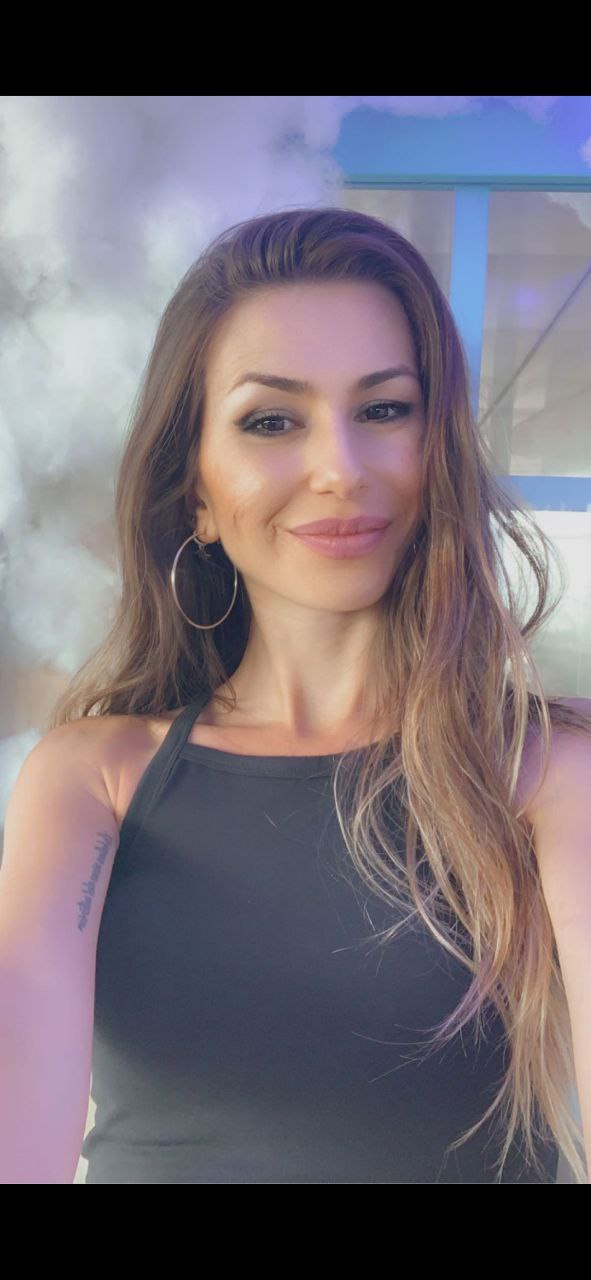
#> input picture resim.jpeg, 591 x 1280 px
$ python main.py
#> lines starting #> are read from the running program, lines starting #| are printed output that depends on the picture
import numpy as np
import imageio.v3 as iio
import scipy.ndimage
# Resim dosyasının adı
img = 'resim.jpeg'
# Renkli görüntüyü siyah-beyaza dönüştüren fonksiyon
def rgb2gray(rgb):
    return np.dot(rgb[..., :3], [0.2989, 0.5879, 0.1140])
# "Dodge" efektini uygulayan fonksiyon
def dodge(front, back):
    result = np.zeros_like(front)
    mask = back == 255
    result[mask] = 255
    ratio = np.clip(front / (255 - back + 0.1), 0, 1)
    result[~mask] = (ratio[~mask] * 255).astype(np.uint8)
    return result
# Resmi yükleme
ss = iio.imread(img)
#> ss is the input picture: shape (1280, 591, 3); mean R, G, B 115.2, 106.7, 114.5
# Renkli görüntüyü siyah-beyaza dönüştürme
gray = rgb2gray(ss)
#> in rgb2gray, `return np.dot(rgb[..., :3], [0.2989, 0.5879, 0.1140])`:
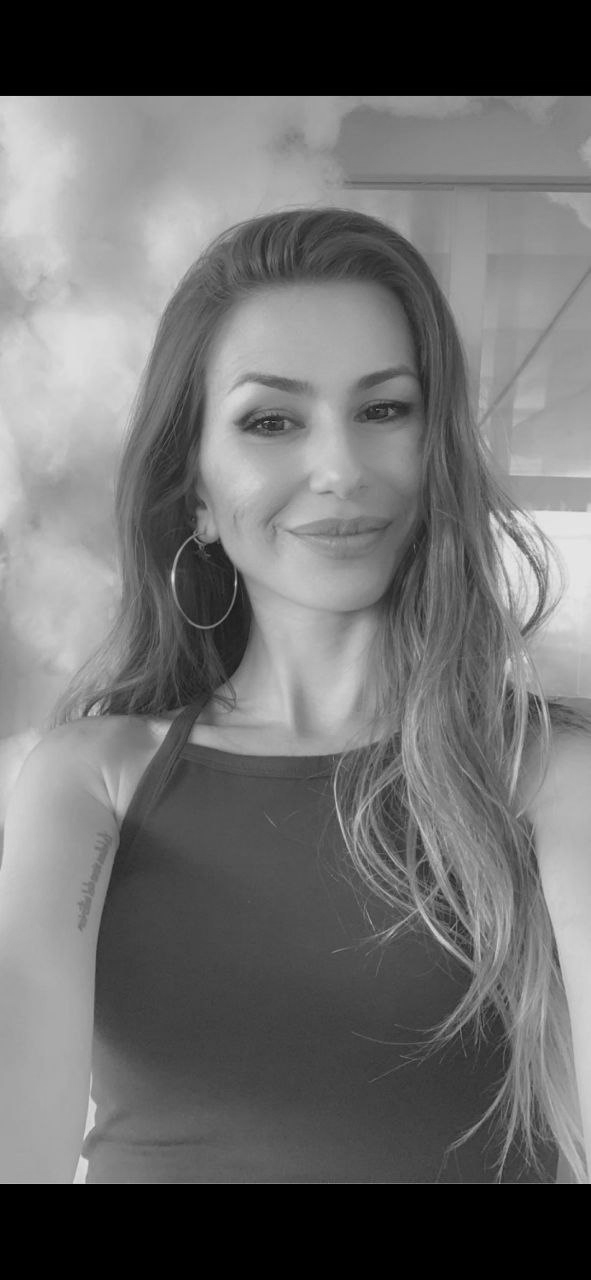
#> returned value: shape (1280, 591) float64; min 0, max 241.3, mean 110.2
# Tersleme işlemi
i = 255 - gray
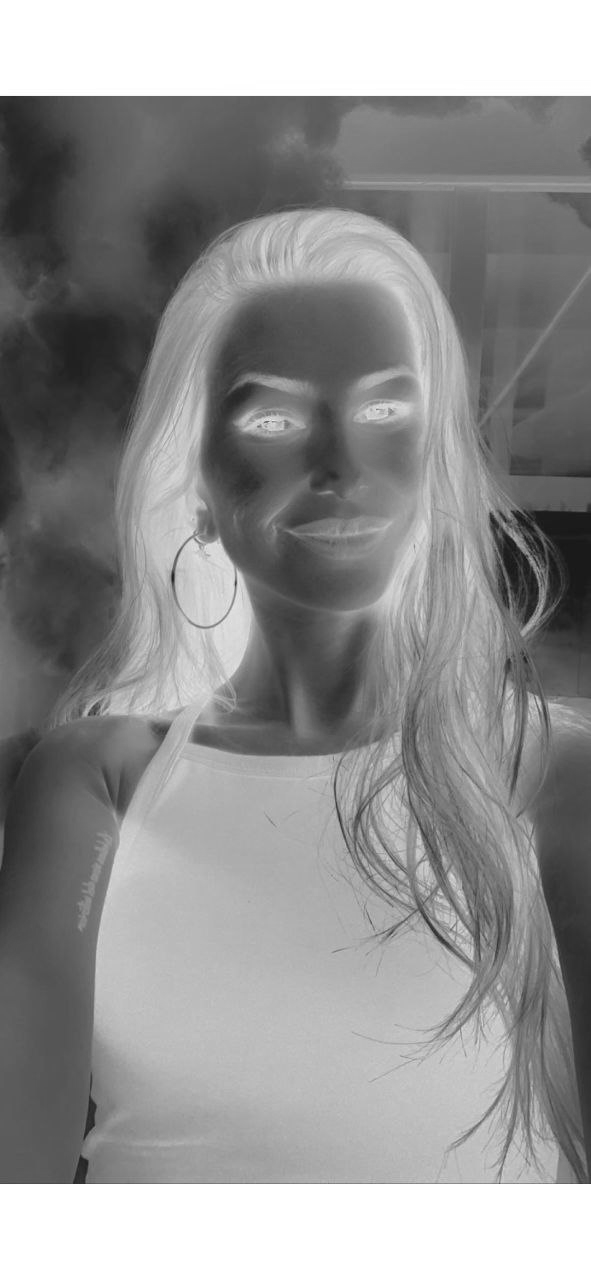
#> i: shape (1280, 591) float64; min 13.68, max 255, mean 144.8
# Bulanıklaştırma işlemi
blur = scipy.ndimage.gaussian_filter(i, sigma=50)
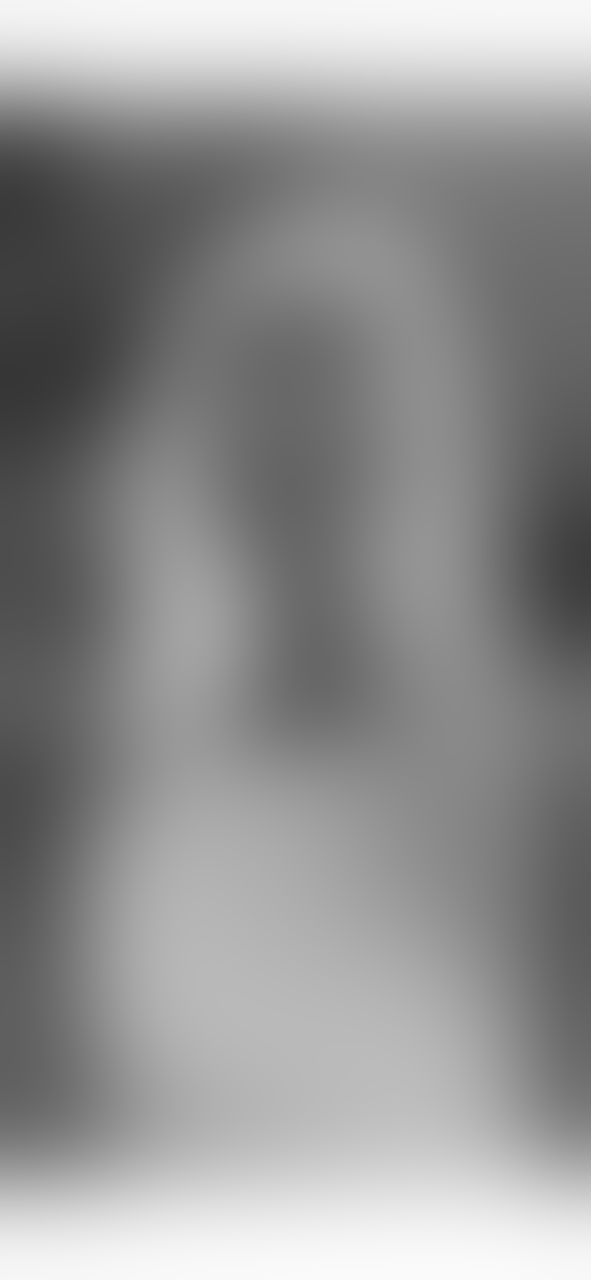
#> blur: shape (1280, 591) float64; min 54.68, max 250.9, mean 144.8
# "Dodge" efektini uygulama
r = dodge(blur, gray)
#> in dodge, `mask = back == 255`: mask: shape (1280, 591) bool; every value is 0
#> in dodge, `ratio = np.clip(front / (255 - back + 0.1), 0, 1)`:
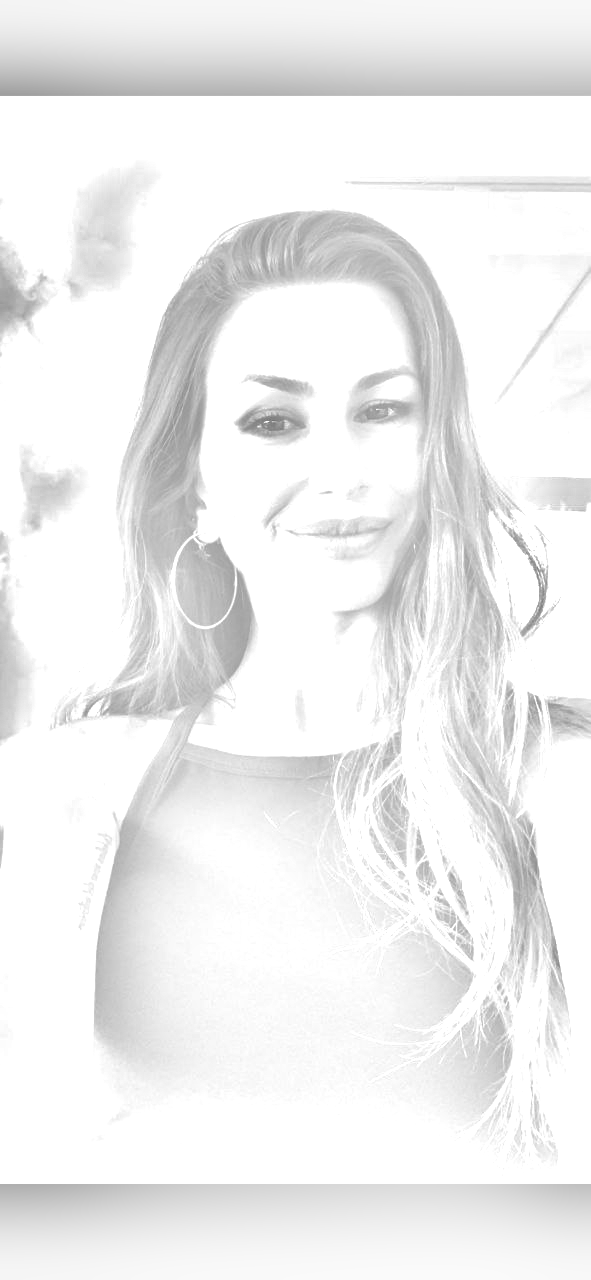
#> ratio: shape (1280, 591) float64; min 0.449, max 1, mean 0.938
# Sonucu kaydetme
iio.imwrite('rob.png', r.astype('uint8'))
